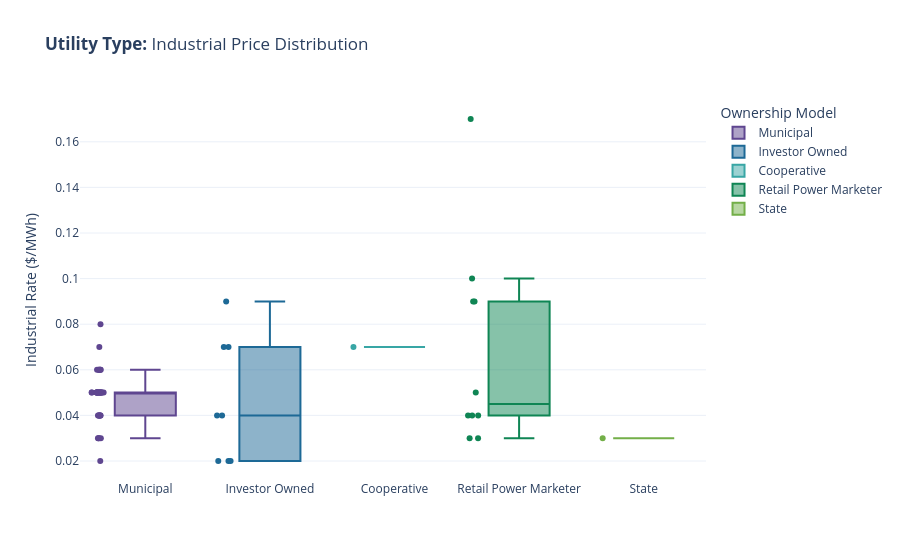

The cell this chart's notebook holds for it:
### Markdown cell above
---
## 3. Ownership Model Analysis

Before testing the efficiency hypothesis, we establish baseline pricing distributions by ownership model. This matters because ownership type is a structural variable — investor-owned utilities (IOUs) answer to shareholders and profit motives, while cooperatives and municipals serve member-owners or public ratepayers. If ownership type already explains most of the price variance, efficiency metrics may be redundant.

### Code cell
# Keep utilities that offer residential services
residential_customers_df = data_util.get_customer_utilities(
    ny_df,  "Residential").round(2)
res_boxplot = plot_util.get_utility_type_box_plot(
    residential_customers_df, "Residential")

# res_boxplot.show()

# Keep utilities that offer industrial services
industrial_customers_df = data_util.get_customer_utilities(
    ny_df, "Industrial").round(2)
ind_boxplot = plot_util.get_utility_type_box_plot(
    industrial_customers_df, "Industrial")

ind_boxplot.show()

### Figure 1 — Plotly figure (JSON) as saved in the notebook; plotly's stock layout.template omitted (floating-point values rounded to 4 significant figures)
{"data": [{"alignmentgroup": "True", "boxpoints": "all", "customdata": [[15.0, 0.73], [37.0, 0.73], [27.0, 0.79], [3.0, 0.44], [65.0, 0.79], [2.0, 0.7], [15.0, 1.14], [52.0, 0.71], [12.0, 0.67], [5.0, 0.72], [46.0, 0.79], [10.0, 0.84], [217.0, 0.56], [15.0, 0.69], [114.0, 0.77], [114.0, 0.97], [7.0, 0.84], [44.0, 0.96], [165.0, 0.82], [6.0, 0.75], [1.0, 1.62], [103.0, 0.73], [13.0, 0.18], [7.0, 1.08], [14.0, 0.84], [3.0, 1.23], [86.0, 0.71], [1.0, 0.87], [28.0, 0.79], [17.0, 0.79], [38.0, 0.59], [16.0, 0.82], [80.0, 0.77], [21.0, 0.72], [6.0, 0.19], [38.0, 1.03], [109.0, 0.76], [1.0, 0.67], [18.0, 0.86]], "hovertemplate": "<b>%{hovertext}</b><br><br>Ownership Model=%{x}<br>Industrial Rate=%{y}<br>Customer Count=%{customdata[0]}<br>Load Factor=%{customdata[1]}<extra></extra>", "hovertext": ["Village of Arcade - (NY)", "Village of Akron - (NY)", "Bath Electric Gas & Water", "Village of Bergen - (NY)", "Village of Boonville - (NY)", "Village of Brocton - (NY)", "Village of Castile - (NY)", "Village of Endicott - (NY)", "Village of Fairport - (NY)", "Village of Frankfort - (NY)", "Village of Greene - (NY)", "Village of Groton - (NY)", "Village of Hamilton - (NY)", "Village of Holley - (NY)", "Village of Ilion - (NY)", "Jamestown Board of Public Util", "Village of Little Valley - (NY)", "Village of Marathon - (NY)", "Town of Massena - (NY)", "Village of Mayville - (NY)", "Mohawk Municipal Comm", "Village of Penn Yan - (NY)", "Village of Philadelphia - (NY)", "City of Plattsburgh - (NY)", "Village of Richmondville - (NY)", "Village of Rouses Point - (NY)", "City of Salamanca - (NY)", "Village of Sherburne - (NY)", "City of Sherrill - (NY)", "Village of Silver Springs - (NY)", "Village of Skaneateles - (NY)", "Village of Solvay - (NY)", "Village of Spencerport - (NY)", "Village of Springville - (NY)", "Village of Theresa - (NY)", "Village of Tupper Lake - (NY)", "Village of Watkins Glen - (NY)", "Village of Wellsville - (NY)", "Village of Westfield - (NY)"], "legendgroup": "Municipal", "marker": {"color": "rgb(95, 70, 144)"}, "name": "Municipal", "notched": false, "offsetgroup": "Municipal", "orientation": "v", "showlegend": true, "type": "box", "x": ["Municipal", "Municipal", "Municipal", "Municipal", "Municipal", "Municipal", "Municipal", "Municipal", "Municipal", "Municipal", "Municipal", "Municipal", "Municipal", "Municipal", "Municipal", "Municipal", "Municipal", "Municipal", "Municipal", "Municipal", "Municipal", "Municipal", "Municipal", "Municipal", "Municipal", "Municipal", "Municipal", "Municipal", "Municipal", "Municipal", "Municipal", "Municipal", "Municipal", "Municipal", "Municipal", "Municipal", "Municipal", "Municipal", "Municipal"], "x0": " ", "xaxis": "x", "y": [0.04, 0.05, 0.05, 0.06, 0.05, 0.05, 0.06, 0.05, 0.04, 0.04, 0.04, 0.05, 0.04, 0.05, 0.04, 0.07, 0.08, 0.06, 0.05, 0.05, 0.05, 0.03, 0.05, 0.03, 0.06, 0.03, 0.05, 0.02, 0.05, 0.06, 0.03, 0.05, 0.05, 0.05, 0.06, 0.05, 0.04, 0.05, 0.05], "y0": " ", "yaxis": "y"}, {"alignmentgroup": "True", "boxpoints": "all", "customdata": [[1041.0, 0.28], [743.0, 0.21], [3851.0, 0.17], [1790.0, 0.38], [1582.0, 0.29], [111.0, 0.21], [747.0, 0.26], [22.0, 0.29]], "hovertemplate": "<b>%{hovertext}</b><br><br>Ownership Model=%{x}<br>Industrial Rate=%{y}<br>Customer Count=%{customdata[0]}<br>Load Factor=%{customdata[1]}<extra></extra>", "hovertext": ["Central Hudson Gas & Elec Corp", "Consolidated Edison Co-NY Inc", "Massachusetts Electric Co", "New York State Elec & Gas Corp", "Niagara Mohawk Power Corp.", "Orange & Rockland Utils Inc", "Rochester Gas & Electric Corp", "Rockland Electric Co"], "legendgroup": "Investor Owned", "marker": {"color": "rgb(29, 105, 150)"}, "name": "Investor Owned", "notched": false, "offsetgroup": "Investor Owned", "orientation": "v", "showlegend": true, "type": "box", "x": ["Investor Owned", "Investor Owned", "Investor Owned", "Investor Owned", "Investor Owned", "Investor Owned", "Investor Owned", "Investor Owned"], "x0": " ", "xaxis": "x", "y": [0.02, 0.09, 0.07, 0.02, 0.02, 0.04, 0.04, 0.07], "y0": " ", "yaxis": "y"}, {"alignmentgroup": "True", "boxpoints": "all", "customdata": [[2.0, 0.93]], "hovertemplate": "<b>%{hovertext}</b><br><br>Ownership Model=%{x}<br>Industrial Rate=%{y}<br>Customer Count=%{customdata[0]}<br>Load Factor=%{customdata[1]}<extra></extra>", "hovertext": ["Delaware County Elec Coop Inc"], "legendgroup": "Cooperative", "marker": {"color": "rgb(56, 166, 165)"}, "name": "Cooperative", "notched": false, "offsetgroup": "Cooperative", "orientation": "v", "showlegend": true, "type": "box", "x": ["Cooperative"], "x0": " ", "xaxis": "x", "y": [0.07], "y0": " ", "yaxis": "y"}, {"alignmentgroup": "True", "boxpoints": "all", "customdata": [[27.0, 0.0], [30.0, 0.67], [2.0, 0.0], [3.0, 0.74], [117.0, 0.53], [1.0, 0.0], [97.0, 0.08], [76.0, 0.45], [31.0, 0.68], [351.0, 0.0]], "hovertemplate": "<b>%{hovertext}</b><br><br>Ownership Model=%{x}<br>Industrial Rate=%{y}<br>Customer Count=%{customdata[0]}<br>Load Factor=%{customdata[1]}<extra></extra>", "hovertext": ["Empire Natural Gas Corporation", "Energy Coop of New York, Inc", "Morgan Stanley Capital Grp Inc", "New York Industrial Energy Buyers", "EnergyMark, LLC", "Agera Energy LLC", "Great Eastern Energy", "South Bay Energy Corp.", "Flanders Energy, LLC", "Mirabito Power & Gas, LLC"], "legendgroup": "Retail Power Marketer", "marker": {"color": "rgb(15, 133, 84)"}, "name": "Retail Power Marketer", "notched": false, "offsetgroup": "Retail Power Marketer", "orientation": "v", "showlegend": true, "type": "box", "x": ["Retail Power Marketer", "Retail Power Marketer", "Retail Power Marketer", "Retail Power Marketer", "Retail Power Marketer", "Retail Power Marketer", "Retail Power Marketer", "Retail Power Marketer", "Retail Power Marketer", "Retail Power Marketer"], "x0": " ", "xaxis": "x", "y": [0.04, 0.04, 0.03, 0.03, 0.04, 0.1, 0.09, 0.09, 0.17, 0.05], "y0": " ", "yaxis": "y"}, {"alignmentgroup": "True", "boxpoints": "all", "customdata": [[554.0, 2.56]], "hovertemplate": "<b>%{hovertext}</b><br><br>Ownership Model=%{x}<br>Industrial Rate=%{y}<br>Customer Count=%{customdata[0]}<br>Load Factor=%{customdata[1]}<extra></extra>", "hovertext": ["New York Power Authority"], "legendgroup": "State", "marker": {"color": "rgb(115, 175, 72)"}, "name": "State", "notched": false, "offsetgroup": "State", "orientation": "v", "showlegend": true, "type": "box", "x": ["State"], "x0": " ", "xaxis": "x", "y": [0.03], "y0": " ", "yaxis": "y"}], "layout": {"boxmode": "overlay", "legend": {"title": {"text": "Ownership Model"}, "tracegroupgap": 0}, "title": {"text": "<b>Utility Type:</b> Industrial Price Distribution"}, "xaxis": {"anchor": "y", "categoryarray": ["Municipal", "Investor Owned", "Cooperative", "Retail Power Marketer", "State"], "categoryorder": "array", "domain": [0, 1], "title": {"text": ""}}, "yaxis": {"anchor": "x", "domain": [0, 1], "title": {"text": "Industrial Rate ($/MWh)"}}}}
